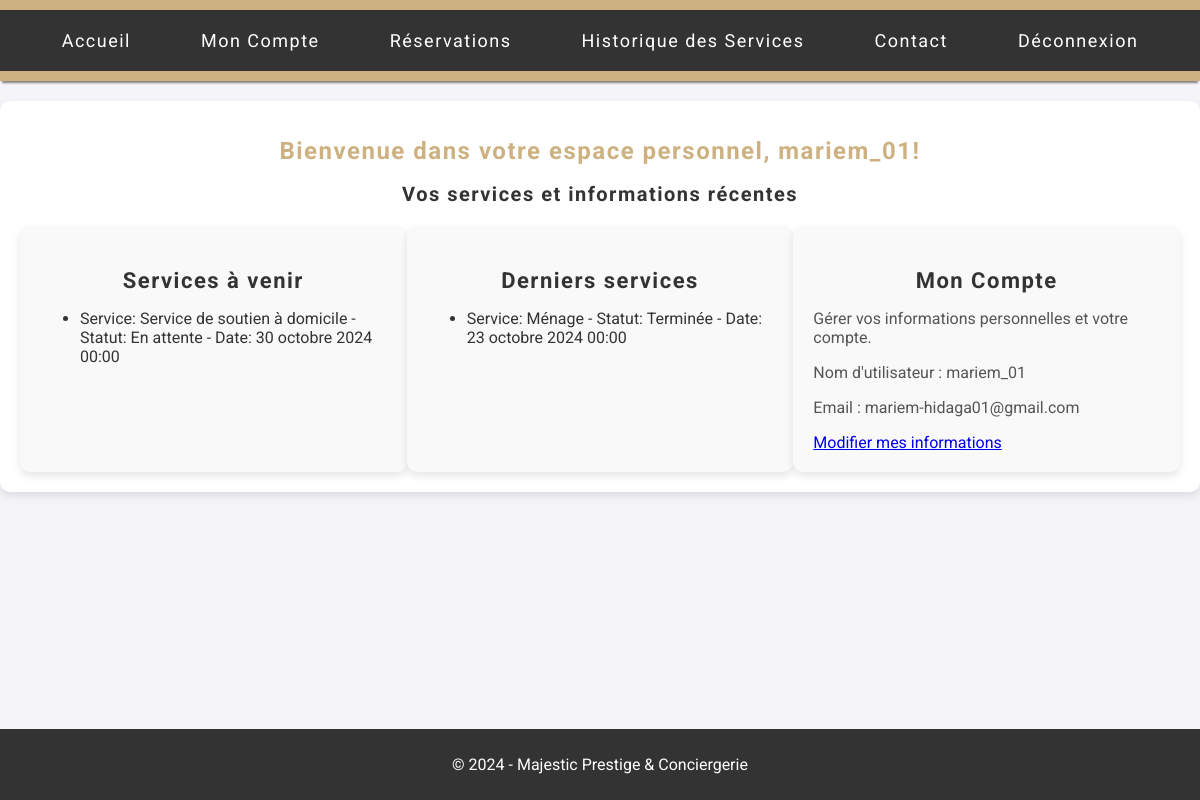
The app's page /dashboard/ (signed in), older data.
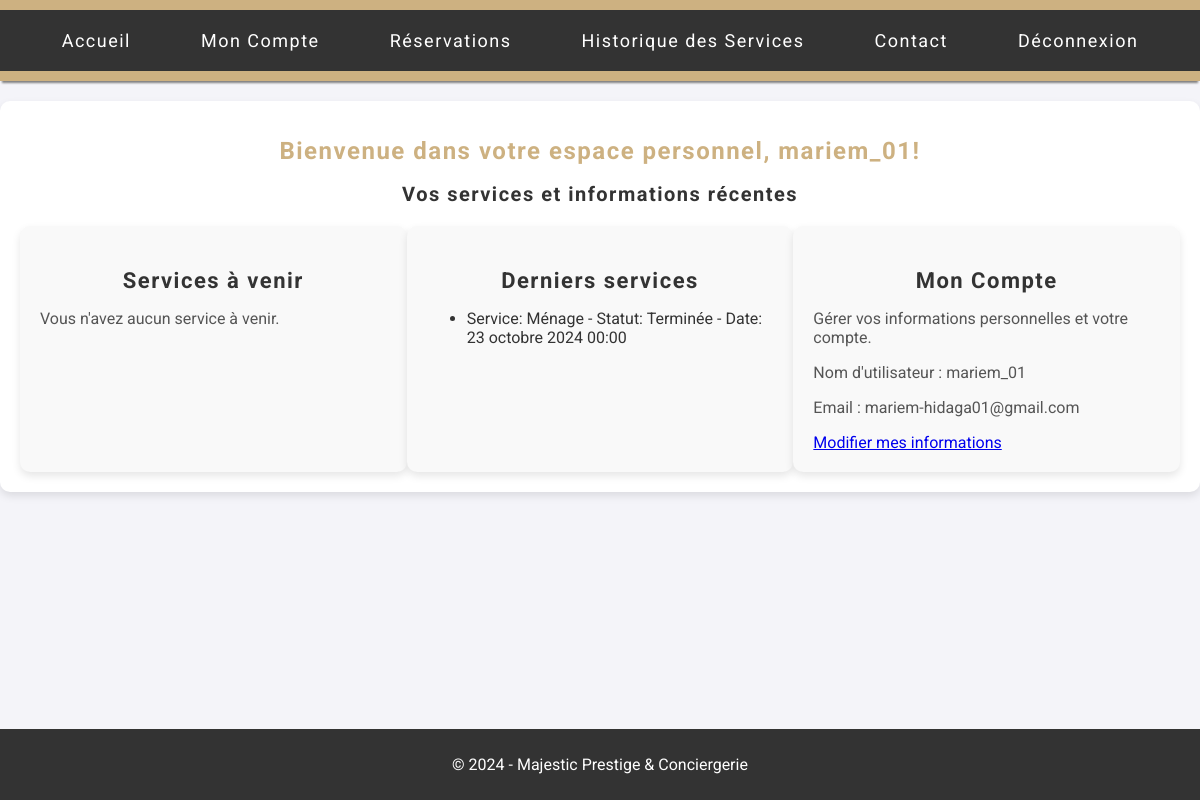
The same page, newer data.
### services/models.py (models this page shows, shortened)
class BaseModel(models.Model):
    created_at = models.DateTimeField(auto_now_add=True)
    id = models.AutoField(primary_key=True)
    class Meta:
        abstract = True  # Indique que cette classe ne doit pas créer de table dans la base

class Reservation(BaseModel):
    STATUS_CHOICES = [
        ('En attente', 'En attente'),
        ('Confirmée', 'Confirmée'),
        ('Annulée', 'Annulée'),
        ('Terminée', 'Terminée'),
    ]
    client = models.ForeignKey(Client, on_delete=models.CASCADE)
    client_address = models.CharField(max_length=100)
    service = models.ForeignKey(Service, on_delete=models.CASCADE)
    service_description = models.TextField()
    datetime_start = models.DateTimeField()
    datetime_end = models.DateTimeField()
    reservation_status = models.CharField(
        max_length=25,
        choices=STATUS_CHOICES,
        default='En attente'
    )
    def __str__(self):
        username = self.client.user.username if self.client.user else "Client sans compte"
        return f'Reservation for {username} on {self.datetime_start}'

class Service(BaseModel):
    client = models.ForeignKey(Client, on_delete=models.CASCADE, default=1)
    service_name = models.CharField(max_length=50)
    service_description = models.TextField()
    date_service = models.DateTimeField(default=timezone.now)
    price = models.FloatField()
    image_path = models.CharField(max_length=255, blank=True, null=True)
    subservice1_name = models.CharField(max_length=50, blank=True, null=True)
    subservice1_description = models.TextField(blank=True, null=True)
    subservice2_name = models.CharField(max_length=50, blank=True, null=True)
    subservice2_description = models.TextField(blank=True, null=True)

### services/views.py (the view)
# urls.py: path('dashboard/', views.dashboard, name='dashboard'),
@login_required
def dashboard(request):
    try:
        client_instance = Client.objects.get(user=request.user)
    except Client.DoesNotExist:
        client_instance = None  # Gérer le cas où le client n'existe pas
    services_a_venir = []
    derniers_services = []
    if client_instance:
        services_a_venir = Reservation.objects.filter(
            client=client_instance,
            reservation_status='En attente'  # Assurez-vous que cela correspond exactement à ce qui est stocké
        )
        print(f"Services à venir pour {client_instance.user.username}: {services_a_venir}")
        derniers_services = Reservation.objects.filter(
            client=client_instance,
            reservation_status='Terminée'  # Assurez-vous que cela correspond également
        )
        print(f"Derniers services pour {client_instance.user.username}: {derniers_services}")
    user_services = Service.objects.filter(client=client_instance)
    context = {
        'user': request.user,
        'services_a_venir': services_a_venir,
        'derniers_services': derniers_services,
        'user_services': user_services,
    }
    return render(request, 'front_end/dashboard.html', context)

### services/templates/front_end/dashboard.html (shortened to what this page needs)
{% load static %}
<!DOCTYPE html>
<html lang="fr">
<head>
    <link rel="stylesheet" href="{% static 'css/espace.css' %}">
</head>
<body>
    <header>
        <nav>
            <ul>
                <li><a href="{% url 'accueil' %}">Accueil</a></li>
                <li><a href="{% url 'mon_compte' %}">Mon Compte</a></li>
                <li><a href="{% url 'dash_reservation' %}">Réservations</a></li>
                <li><a href="{% url 'historique_service' %}">Historique des Services</a></li>
                <li><a href="{% url 'contact' %}">Contact</a></li>
                <li><a href="{% url 'logout_user' %}">Déconnexion</a></li>
            </ul>
        </nav>
    </header>
    <main>
        <h1>Bienvenue dans votre espace personnel, {{ user.username }}!</h1>
        <h2>Vos services et informations récentes</h2>
        <div class="dashboard-info">
            <div>
                <h3>Services à venir</h3>
                {% if services_a_venir %}
                    <ul>
                        {% for reservation in services_a_venir %}
            <li>
                Service: {{ reservation.service.service_name }} - Statut: {{ reservation.reservation_status }} - Date: {{ reservation.datetime_start }}
            </li>
        {% endfor %}
                    </ul>
                {% else %}
                    <p>Vous n'avez aucun service à venir.</p>
                {% endif %}
            </div>
            <div>
                <h3>Derniers services</h3>
                {% if derniers_services %}
                    <ul>
                        {% for reservation in derniers_services %}
                        <li>
                            Service: {{ reservation.service.service_name }} - Statut: {{ reservation.reservation_status }} - Date: {{ reservation.datetime_start }}
                        </li>
                    {% endfor %}
                    </ul>
                {% else %}
                    <p>Vous n'avez aucun service terminé récemment.</p>
                {% endif %}
            </div>
            <div>
                <h3>Mon Compte</h3>
                <p>Gérer vos informations personnelles et votre compte.</p>
                <p>Nom d'utilisateur : {{ user.username }}</p>
                <p>Email : {{ user.email }}</p>
                <a href="{% url 'mon_compte' %}">Modifier mes informations</a>
            </div>
        </div>
    </main>
    <footer>
        <p>&copy; 2024 - Majestic Prestige & Conciergerie</p>
    </footer>
</body>
</html>

Row changes from the older to the newer data that the page shows:
removed Reservation: service.service_name "Service de soutien à domicile", reservation_status "En attente", datetime_start "30 octobre 2024 00:00", shown under "Services à venir"
Text that changed along with them:
text now shown: "Vous n'avez aucun service à venir."
